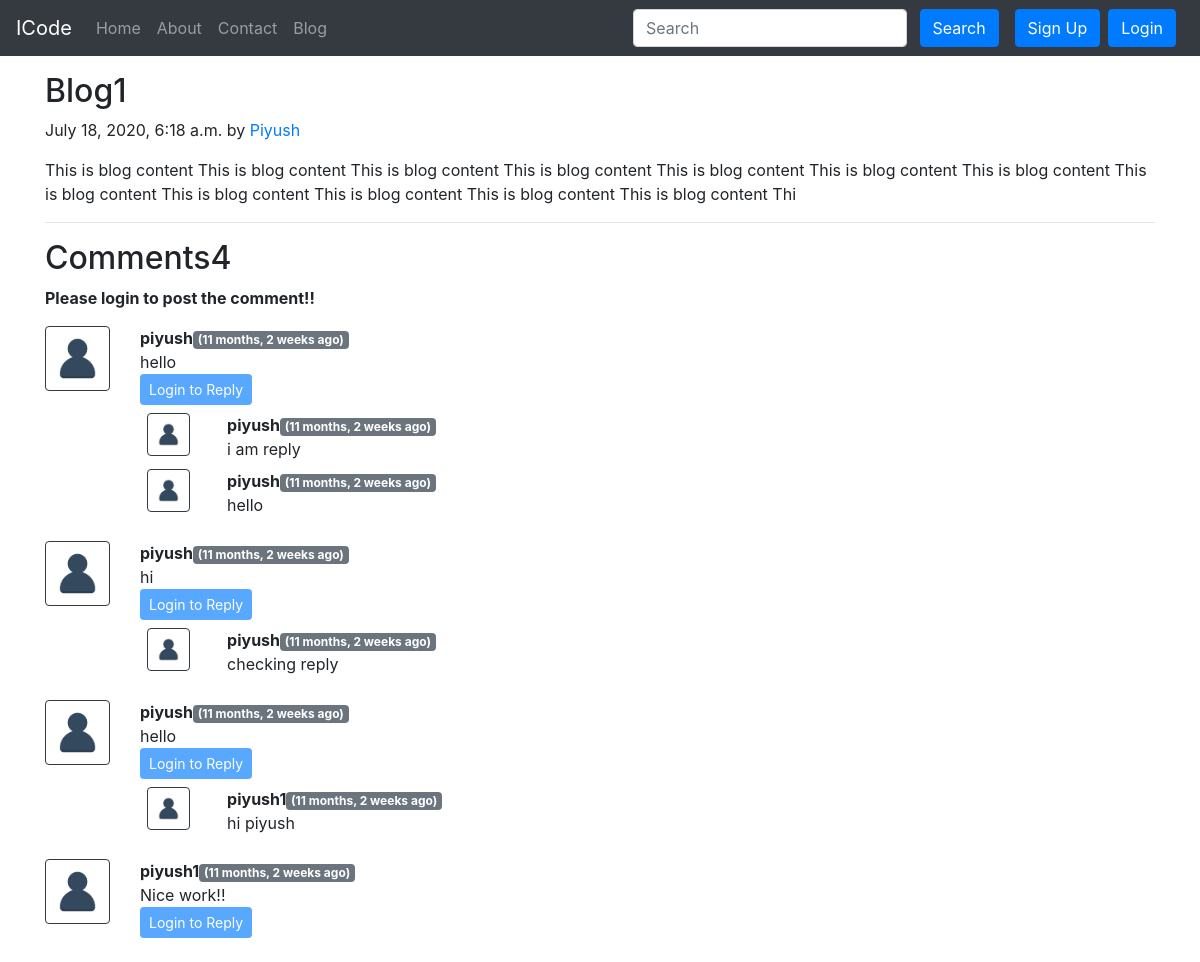
/blog/first-post/, run on the app's committed database.
### blog/models.py (models this page shows, shortened)
class Post(models.Model):
    sno=models.AutoField(primary_key=True)
    title=models.CharField(max_length=255)
    content=models.CharField(max_length=255)
    author=models.CharField(max_length=255)
    slug=models.CharField(max_length=130)
    timestamp=models.DateTimeField(blank=True)

class BlogComment(models.Model):
    sno=models.AutoField(primary_key=True)
    comment=models.TextField()
    user=models.ForeignKey(User,on_delete=models.CASCADE)
    post=models.ForeignKey(Post,on_delete=models.CASCADE)
    parent=models.ForeignKey('self',on_delete=models.CASCADE,null=True)
    timestamp=models.DateTimeField(default=now)

### blog/views.py (the view)
# urls.py: path('<str:slug>/',views.blogPost,name='blogPost'),
def blogPost(request,slug):
    post=Post.objects.filter(slug=slug).first()
    comments=BlogComment.objects.filter(post=post,parent=None)
    replies=BlogComment.objects.filter(post=post).exclude(parent=None)
    replyDict={}
    for reply in replies:
        if reply.parent.sno not in replyDict.keys():
            replyDict[reply.parent.sno]=[reply]
        else:
            replyDict[reply.parent.sno].append(reply)
    context={'post':post,'comments':comments,'user' :request.user,'replyDict':replyDict}
    return render(request,'blog/blogPost.html',context)

### blog/templatetags/extras.py (called while the page is built)
@register.filter(name='get_val')
def get_val(dict,key):
    return dict.get(key)

### blog/templates/blog/blogPost.html (shortened to what this page needs)
{% extends 'blog/base.html' %}
{% block body %}
{% load humanize %}
{% load extras %}
<div class="container my-3">
    <h2 class="blog-post-title">{{post.title}}</h2>
        <p class="blog-post-meta">{{post.timestamp}} by <a href="/about">{{post.author}}</a></p>
        <p>{{post.content|safe}}</p>
        <hr>
</div>
<div class="container">
                                <h2>Comments{{comments.count}}</h2>
    <div class="my-2">
                                    {% if user.is_authenticated %}
                        <form action="/blog/postComment/" method="post">
                                    {% csrf_token %}
                                      <div class="form-group">
                                        <label>Post Comment</label>
                                         <input type="text" class="form-control" name="comment" placeholder="enter comment here">
                                      </div>
                                    <input type="hidden" name="postSno" value="{{post.sno}}">
                                    <input type="hidden" name="parentSno" value="">
                                    <button type="submit" class="btn btn-primary">Submit</button>
                            </form>
                                {% else %}
                                <b>Please login to post the comment!!</b>
                                {% endif %}
    </div>
    {% for comment in comments %}
    <div class="row my-3">
        <div class="col-md-1">
            <img class="rounded mx-auto d-block w-100 p-2 border border-dark" src="/static/usericon.png">
        </div>
        <div class="col-md-11">
                <b>{{comment.user.username}}</b><span class="badge badge-secondary">({{comment.timestamp|naturaltime}})</span>
            <div>
                    {{ comment.comment }}
            </div>
            <div class="reply mx-0">
                                        {% if user.is_authenticated %}
                <button class="btn btn-sm btn-primary" type="button" data-toggle="collapse" data-target="#replyBox{{comment.sno}}" aria-expanded="false" aria-controls="replyBox{{comment.sno}}">
                    Reply
                  </button>
        <div class="collapse" id="replyBox{{comment.sno}}">
                <div class="card card-body my-2">
                                              <form action="/blog/postComment/" method="post">
                                                {% csrf_token %}
                                    <div class="form-group">
                                            <label for="comment">Reply a comment</label>
                                             <input type="text" class="form-control" name="comment" placeholder="enter comment here">
                                            <input type="hidden" name="parentSno" value="{{comment.sno}}">
                                    </div>
                                            <input type="hidden" name="postSno" value="{{post.sno}}">
                                            <button type="submit" class="btn btn-primary">Submit</button>
                                                </form>
                            </div>
                    </div>
                {% else %}
                        <button disabled class="btn btn-sm btn-primary" type="button" data-toggle="collapse" data-target="#replyBox{{comment.sno}}" aria-expanded="false" aria-controls="replyBox{{comment.sno}}">
                            Login to Reply
                          </button>
                     {% endif %}
                 <div class="replies my-2">
                                        {% for reply in replyDict|get_val:comment.sno %}
                    <div class="row my-2">
                                    <div class="col-md-1">
                                        <img class="rounded mx-auto d-block w-75 p-2 border border-dark" src="/static/usericon.png">
                                    </div>
                                         <div class="col-md-11">
                                                <b>{{reply.user.username}}</b><span class="badge badge-secondary">({{reply.timestamp|naturaltime}})</span>
                                         <div>
                                                {{ reply.comment }}
                                        </div>
                                     </div>
                                    </div>
                                     {% endfor %}
                    </div>
            </div>
        </div>
</div>
    {% endfor %}
    </div>
{% endblock %}

### blog/templates/blog/base.html (shortened to what this page needs)
<!doctype html>
<html lang="en">
  <head>
    <link rel="stylesheet" href="https://stackpath.bootstrapcdn.com/bootstrap/4.5.0/css/bootstrap.min.css">
  </head>
  <body>
  <nav class="navbar navbar-expand-lg navbar-dark bg-dark">
  <a class="navbar-brand" href="/">ICode</a>
  <div class="collapse navbar-collapse" id="navbarSupportedContent">
    <ul class="navbar-nav mr-auto">
      <li class="nav-item {%block homeactive %}{% endblock %}">
        <a class="nav-link" href="/">Home <span class="sr-only">(current)</span></a>
      </li>
      <li class="nav-item {%block aboutactive %}{% endblock %}">
        <a class="nav-link" href="/about">About</a>
      </li>
      <li class="nav-item {%block contactactive %}{% endblock %}">
        <a class="nav-link" href="/contact">Contact</a>
      </li>
       <li class="nav-item {%block blogactive %}{% endblock %}">
        <a class="nav-link" href="/blog">Blog</a>
      </li>
    </ul>
   <div class="ml-auto form-inline">
    <form method="get" action="/search" class=" my-2 my-lg-0 mx-3">
      <input name="query" id="query" class="form-control mr-sm-2" type="search" placeholder="Search" aria-label="Search">
      <button class="btn btn-primary my-2 my-sm-0" type="submit">Search</button>
    </form>
   {% if user.is_authenticated %}
    <ul class="navbar-nav mr-2">
      <li class="nav-item dropdown">
        <a class="nav-link dropdown-toggle" href="#" id="navbarDropdown" role="button" data-toggle="dropdown" aria-haspopup="true" aria-expanded="false">
          Welcome {{request.user}}
        </a>
        <div class="dropdown-menu" aria-labelledby="navbarDropdown">
          <a class="dropdown-item" href="/logout/">Logout</a>
        </div>
      </li>
    </ul>
    {% else %}
    <button type="button" class="mr-2 btn btn-primary" data-toggle="modal" data-target="#signupModal">
      Sign Up
    </button>
    <button type="button" class="mr-2 btn btn-primary" data-toggle="modal" data-target="#loginModal">
      Login
    </button>
    {% endif %}
     </div>
  </div>
</nav>
  {% block body %}{% endblock %}
  </body>
</html>

### data on the page
Post: title "Blog1", timestamp "July 18, 2020, 6:18 a.m.", author "Piyush", content "This is blog content This is blog content This is blog content This is blog content This is blog content This is blog content This is blog content This is blog content This is blog content This is blog content This is blog content This is blog content Thi"
BlogComment: user.username "piyush", timestamp "11 months, 2 weeks ago", comment "hello"
BlogComment: user.username "piyush", timestamp "11 months, 2 weeks ago", comment "i am reply"
BlogComment: user.username "piyush", timestamp "11 months, 2 weeks ago", comment "hello"
BlogComment: user.username "piyush", timestamp "11 months, 2 weeks ago", comment "hi"
BlogComment: user.username "piyush", timestamp "11 months, 2 weeks ago", comment "checking reply"
BlogComment: user.username "piyush", timestamp "11 months, 2 weeks ago", comment "hello"
BlogComment: user.username "piyush1", timestamp "11 months, 2 weeks ago", comment "hi piyush"
BlogComment: user.username "piyush1", timestamp "11 months, 2 weeks ago", comment "Nice work!!"

### other printed values
{{ comments.count }} "4"
